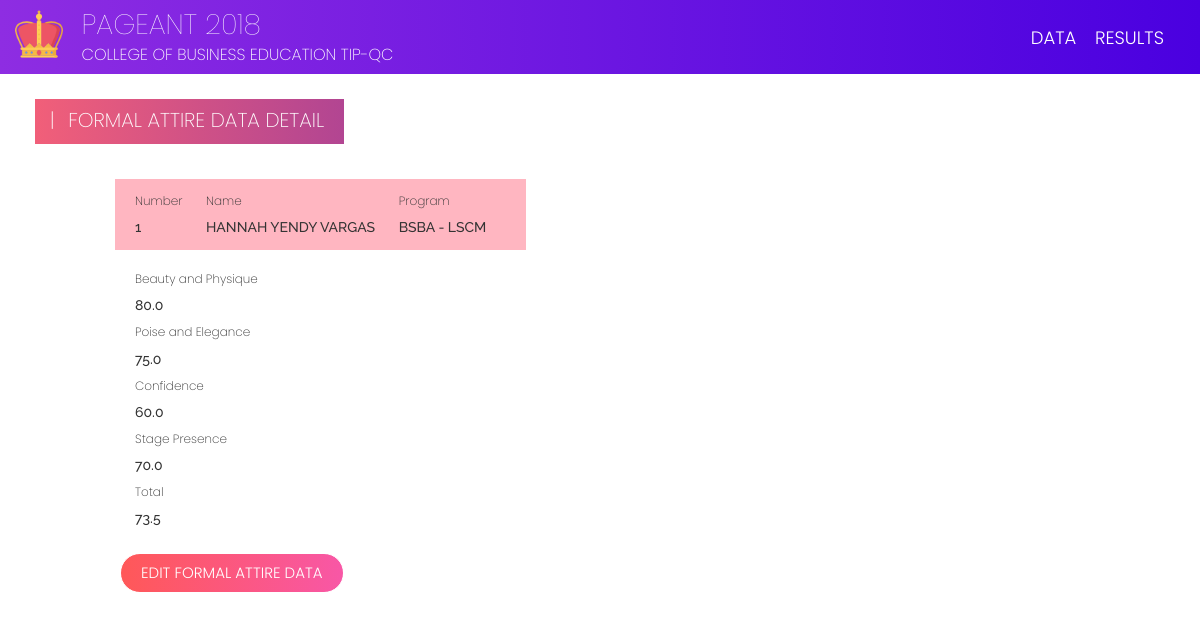
/candidates/formal_attire/5/ (signed in), run on the app's committed database.
### candidates/models.py (models this page shows, shortened)
class FormalAttire(models.Model):
    candidate = models.ForeignKey(Candidate, on_delete=models.CASCADE)
    judge = models.ForeignKey(User, on_delete=models.CASCADE)
    beauty_and_physique = models.FloatField(validators=[MaxValueValidator(100), MinValueValidator(0)])
    poise_and_elegance = models.FloatField(validators=[MaxValueValidator(100), MinValueValidator(0)])
    confidence = models.FloatField(validators=[MaxValueValidator(100), MinValueValidator(0)])
    stage_presence = models.FloatField(validators=[MaxValueValidator(100), MinValueValidator(0)])
    total = models.FloatField(null=True)

class Candidate(models.Model):
    idx = models.IntegerField(null=True)
    picture = models.ImageField(default="default.png")
    first_name = models.CharField(max_length=50)
    last_name = models.CharField(max_length=50)
    program = models.CharField(max_length=50)
    sex = models.CharField(max_length=8, choices=(('Male', 'Male'), ('Female', 'Female')))
    order = models.IntegerField(null=True)
    class Meta:
        ordering = ('idx', 'sex')

### candidates/views.py (the view)
# urls.py: path('formal_attire/<int:pk>/', views.formal_attire_detail, name='formal_attire_detail'),
@login_required(login_url='admin:login')
def formal_attire_detail(request, pk):
    data = get_object_or_404(FormalAttire, pk=pk)
    return render(request, 'candidates/formal_attire_detail.html', {'data': data})

### candidates/templates/candidates/formal_attire_detail.html (shortened to what this page needs)
{% extends 'base.html' %}
{% load static %}
{% block content %}
<div class="page-label-box">
    <h2 class="page-label">|<span style="padding-right: 8px;">  </span>Formal Attire Data Detail</h2>
</div>
<div class="detail-content">
    {% if data %}
    <div class="details-candidate">
        <div>
            <h6 class="detail-label">Number</h6>
            <p class="detail-data">{{ data.candidate.idx }}</p>
        </div>
        <div>
            <h6 class="detail-label">Name</h6>
            <p class="detail-data">{{ data.candidate.first_name }}<span> </span>{{ data.candidate.last_name }}</p>
        </div>
        <div>
            <h6 class="detail-label">Program</h6>
            <p class="detail-data">{{ data.candidate.program }}</p>
        </div>
    </div>
    <div class="details-score">
    <div>
        <h6 class="detail-label">Beauty and Physique</h6>
        <p class="detail-data">{{ data.beauty_and_physique }}</p>
    </div>
    <div>
        <h6 class="detail-label">Poise and Elegance</h6>
        <p class="detail-data">{{ data.poise_and_elegance }}</p>
    </div>
    <div>
        <h6 class="detail-label">Confidence</h6>
        <p class="detail-data">{{ data.confidence }}</p>
    </div>
    <div>
        <h6 class="detail-label">Stage Presence</h6>
        <p class="detail-data">{{ data.stage_presence }}</p>
    </div>
    <div>
        <h6 class="detail-label">Total</h6>
        <p class="detail-data">{{ data.total }}</p>
    </div></div>
    {% endif %}
    <a id="btn-transact" class="btn btn-x" href="{% url 'candidates:formal_attire_edit' pk=data.pk %}">Edit Formal Attire Data</a>
</div>
{% endblock %}

### staticfiles/css/base.css (style rules this page uses)
p, td, a, .btn-x { font-family: "Raleway", -apple-system, BlinkMacSystemFont, "Segoe UI", Roboto, "Helvetica Neue", Arial, sans-serif; font-weight: 300; }
.btn-x { text-transform: uppercase; border-radius: 0; }
h1, h2, h3, h4, h5, h6 { font-weight: 200; font-family: "Poppins", -apple-system, BlinkMacSystemFont, "Segoe UI", Roboto, "Helvetica Neue", Arial, sans-serif; }
.page-label { text-transform: uppercase; padding-left: 15px; margin-top: 10px; padding-right: 20px; font-size: 20px; font-weight: 200; color: white; }
.details-candidate { display: inline; background: lightpink; padding-right: 20px; padding-top: 40px; padding-bottom: 15px; padding-left: 20px; margin-left: -20px; }
.details-candidate div { display: inline-block; margin-right: 20px; }
.page-label-box { background: #B24592; background: -webkit-linear-gradient(to right, #F15F79, #B24592); background: linear-gradient(to right, #F15F79, #B24592); display: inline-block; margin-left: 20px; height: 45px; margin-top: 25px; }
.detail-content { margin-left: 10vw; margin-top: 5vh; border-radius: 0; }
.details-score { padding-top: 15px; }
.detail-data { font-weight: 500; text-transform: uppercase; }
body { font-family: "Raleway", -apple-system, BlinkMacSystemFont, "Segoe UI", Roboto, "Helvetica Neue", Arial, sans-serif; font-weight: 400; }
.btn-x { margin-top: 15px; margin-left: -15px; font-family: "Poppins", -apple-system, BlinkMacSystemFont, "Segoe UI", Roboto, "Helvetica Neue", Arial, sans-serif; font-weight: 300; font-size: 15px; padding-top: 8px; }
#btn-transact { background: #f857a6; background: -webkit-linear-gradient(to right, #ff5858, #f857a6); background: linear-gradient(to right, #ff5858, #f857a6); border-radius: 20px; border-color: white; color: white; height: 40px; padding-left: 20px; padding-right: 20px; }

### data on the page
FormalAttire: candidate.idx "1", candidate.first_name "HANNAH YENDY", candidate.last_name "VARGAS", candidate.program "BSBA - LSCM", beauty_and_physique "80.0", poise_and_elegance "75.0", confidence "60.0", stage_presence "70.0", total "73.5"
